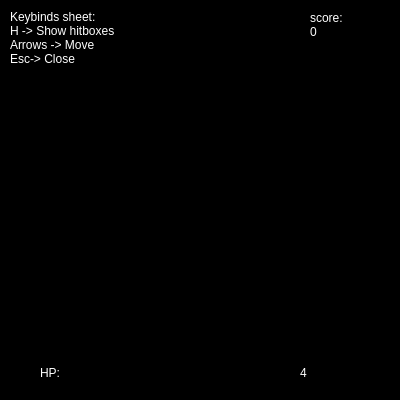
<?xml version="1.0" encoding="UTF-8"?>
<ui version="4.0">
 <class>Widget</class>
 <widget class="QWidget" name="Widget">
  <property name="geometry">
   <rect>
    <x>0</x>
    <y>0</y>
    <width>400</width>
    <height>400</height>
   </rect>
  </property>
  <property name="windowTitle">
   <string>Undertale QtGraphics</string>
  </property>
  <property name="styleSheet">
   <string notr="true">background-color: rgb(0, 0, 0);</string>
  </property>
  <widget class="QLabel" name="lbl_HP">
   <property name="geometry">
    <rect>
     <x>40</x>
     <y>360</y>
     <width>40</width>
     <height>25</height>
    </rect>
   </property>
   <property name="styleSheet">
    <string notr="true">color: rgb(255, 255, 255);
font: 18pt &quot;Comic Sans MS&quot;;</string>
   </property>
   <property name="text">
    <string>HP:</string>
   </property>
  </widget>
  <widget class="QLabel" name="lbl_Health">
   <property name="geometry">
    <rect>
     <x>300</x>
     <y>360</y>
     <width>81</width>
     <height>25</height>
    </rect>
   </property>
   <property name="styleSheet">
    <string notr="true">color: rgb(255, 255, 255);
font: 18pt &quot;Comic Sans MS&quot;;</string>
   </property>
   <property name="text">
    <string>4</string>
   </property>
  </widget>
  <widget class="QLabel" name="lbl_Score">
   <property name="geometry">
    <rect>
     <x>310</x>
     <y>6</y>
     <width>38</width>
     <height>38</height>
    </rect>
   </property>
   <property name="styleSheet">
    <string notr="true">color: rgb(255, 255, 255);
font: 10pt &quot;Comic Sans MS&quot;;</string>
   </property>
   <property name="text">
    <string>score:
0</string>
   </property>
  </widget>
  <widget class="QLabel" name="lbl_Enemy">
   <property name="geometry">
    <rect>
     <x>150</x>
     <y>20</y>
     <width>100</width>
     <height>125</height>
    </rect>
   </property>
   <property name="styleSheet">
    <string notr="true">color: rgb(255, 255, 255);
font: 18pt &quot;Comic Sans MS&quot;;</string>
   </property>
   <property name="text">
    <string/>
   </property>
   <property name="pixmap">
    <pixmap resource="resources.qrc">:/sprites/sans/sansspirte.png</pixmap>
   </property>
   <property name="scaledContents">
    <bool>true</bool>
   </property>
  </widget>
  <widget class="QLabel" name="lbl_Guide">
   <property name="geometry">
    <rect>
     <x>10</x>
     <y>10</y>
     <width>121</width>
     <height>131</height>
    </rect>
   </property>
   <property name="styleSheet">
    <string notr="true">color: rgb(255, 255, 255);
font: 8pt &quot;Comic Sans MS&quot;;</string>
   </property>
   <property name="text">
    <string>Keybinds sheet:
H -&gt; Show hitboxes
Arrows -&gt; Move
Esc-&gt; Close</string>
   </property>
   <property name="alignment">
    <set>Qt::AlignmentFlag::AlignLeading|Qt::AlignmentFlag::AlignLeft|Qt::AlignmentFlag::AlignTop</set>
   </property>
  </widget>
 </widget>
 <resources>
  <include location="resources.qrc"/>
 </resources>
 <connections/>
</ui>
